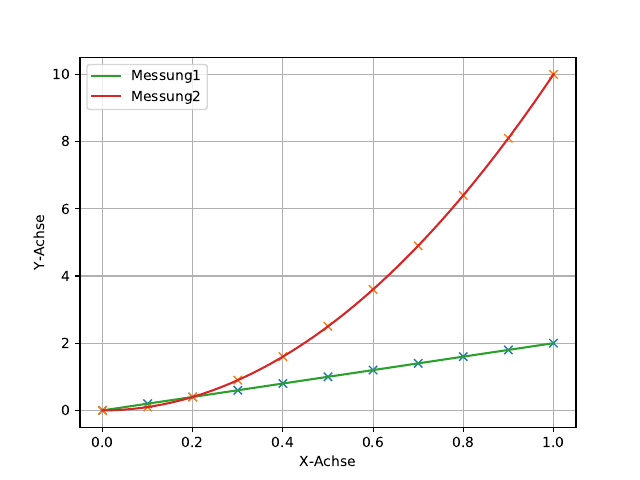

Write Python code to recreate this figure.
import numpy as np
import sympy
import matplotlib.pyplot as plt
from scipy.optimize import curve_fit
from pylab import figure, axes, pie, title, show

print('Graphik1')

x, y = np.loadtxt('tab1.txt', unpack=True,delimiter=',')

def f(x,a,b):
    return a*x+b
popt, pcov = curve_fit(f, x, y)
print(popt)
print(pcov)

x_new = np.linspace(x[0], x[-1], 500)


print('Graphik2')

z, u = np.loadtxt('tab2.txt', unpack=True,delimiter=',')

def q(z,e,w):
    return e*z**2+w
popt2, pcov2 = curve_fit(q, z, u)
print(popt2)
print(pcov2)

z_new = np.linspace(z[0], z[-1], 500)



plt.figure(1)
plt.plot(x,y,'x')
plt.plot(z,u,'x')
plt.plot(x_new,f(x_new,*popt),'-', label='Messung1')
plt.plot(z_new,q(z_new,*popt2),'-',label='Messung2')

plt.xlabel('X-Achse')
plt.ylabel('Y-Achse')
plt.grid()
plt.legend()




plt.savefig('zweiFunktionen.pdf')
print ('Fertig')
